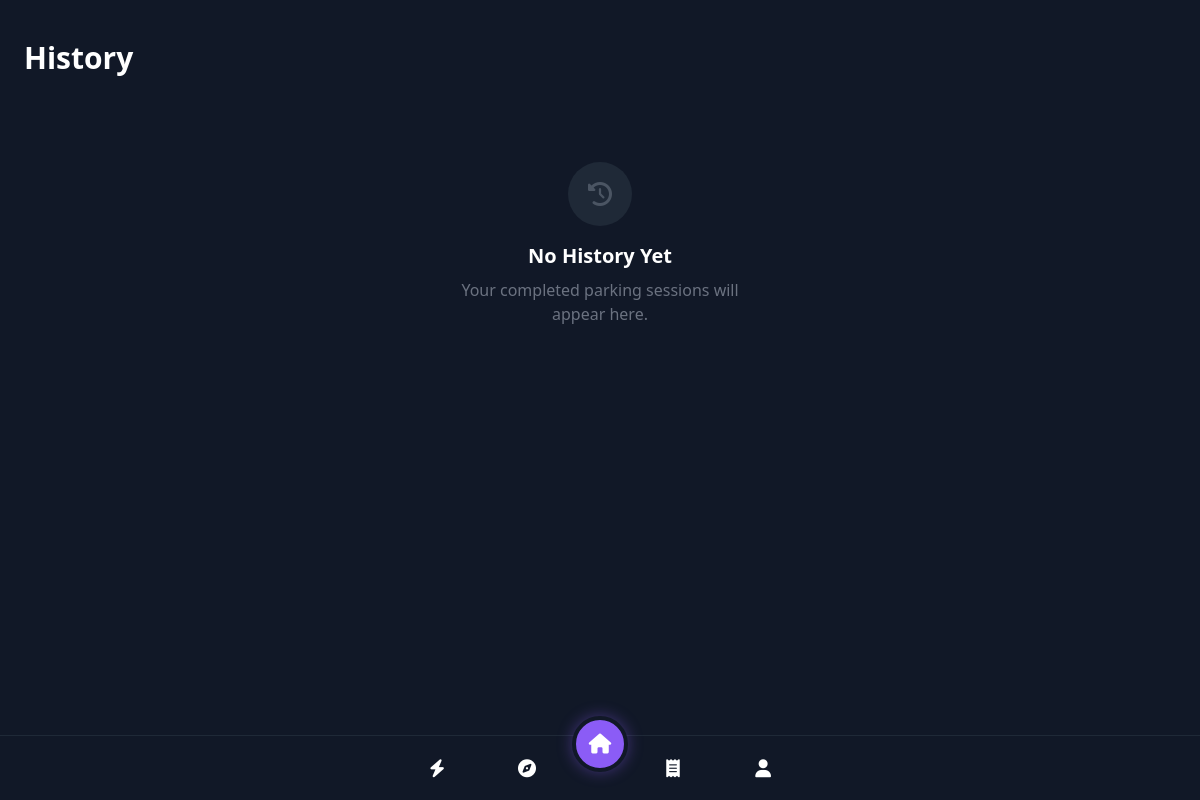
The app's page /history (signed in), older data.
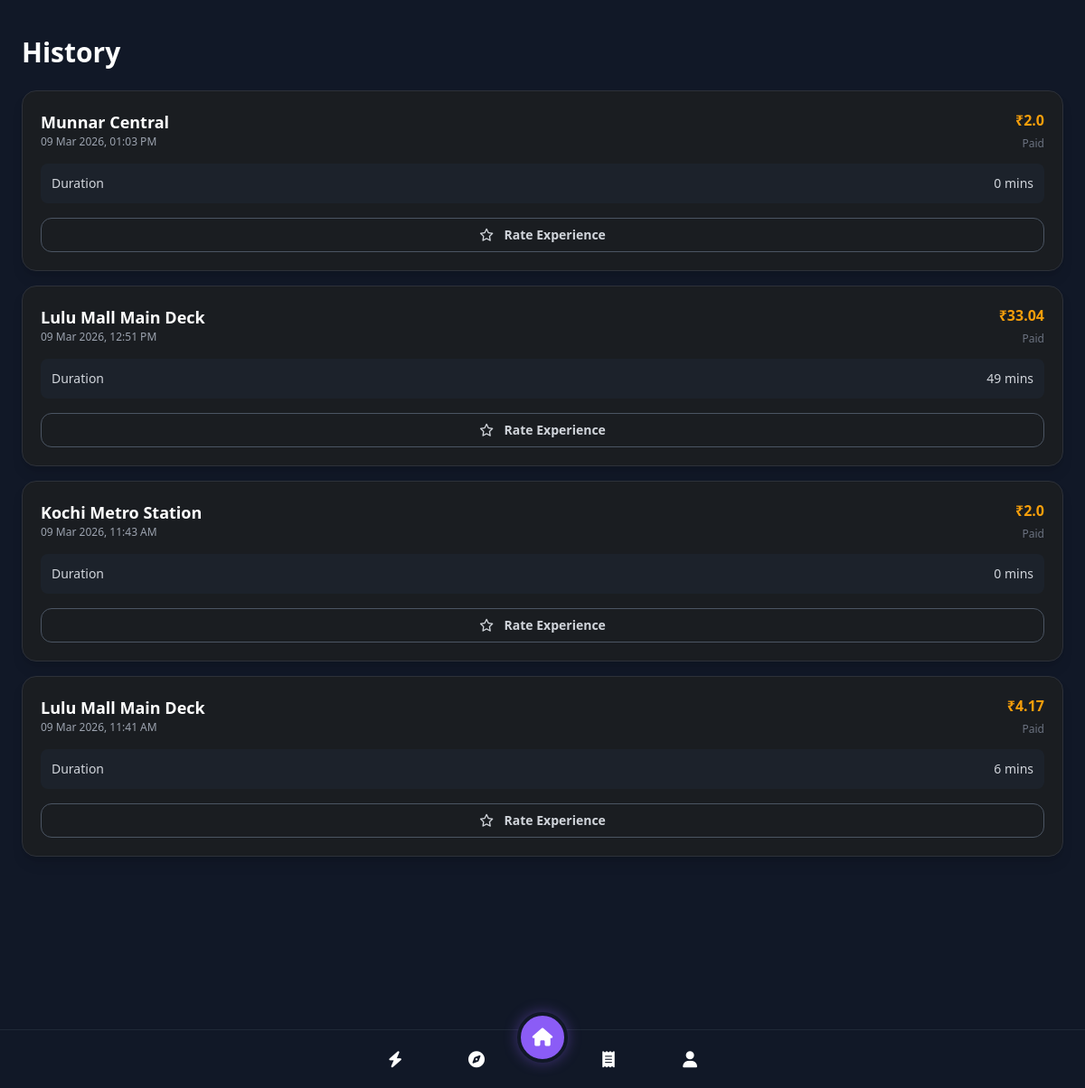
The same page, newer data.
### models.py (models this page shows, shortened)
class Booking(db.Model):
    id = db.Column(db.Integer, primary_key=True)
    user_id = db.Column(db.Integer, db.ForeignKey('user.id'), nullable=False) # Simplified for demo
    zone_id = db.Column(db.Integer, db.ForeignKey('parking_zone.id'), nullable=False)
    start_time = db.Column(db.DateTime, default=datetime.utcnow)
    end_time = db.Column(db.DateTime, nullable=True)
    status = db.Column(db.String(20), default='Active') # Active, Completed
    total_cost = db.Column(db.Float, default=0.0)
    zone = db.relationship('ParkingZone', backref='bookings')

class ParkingZone(db.Model):
    id = db.Column(db.Integer, primary_key=True)
    name = db.Column(db.String(100), nullable=False)
    location = db.Column(db.String(200), nullable=False)
    total_slots = db.Column(db.Integer, nullable=False)
    occupied_slots = db.Column(db.Integer, nullable=False, default=0)
    price_per_hour = db.Column(db.Float, nullable=False)
    lat = db.Column(db.Float, nullable=True)
    lon = db.Column(db.Float, nullable=True)
    status = db.Column(db.String(20), default='pending')  # 'pending', 'approved', 'rejected'

### app.py (the view)
@app.route('/history')
def history():
    user_id = get_current_user_id()
    bookings = Booking.query.filter_by(user_id=user_id, status='Completed').order_by(Booking.end_time.desc()).all()
    return render_template('history.html', bookings=bookings, page='history')

### app.py (called while the page is built)
def get_current_user_id():
    return session.get('user_id')

@app.before_request
def require_login():
    allowed_routes = ['login', 'register', 'static']
    if request.endpoint and request.endpoint not in allowed_routes and 'user_id' not in session:
        if not request.endpoint.startswith('static'):
            return redirect(url_for('login'))

### templates/history.html
{% extends 'base.html' %}
{% block content %}
<div class="px-6 pt-10 pb-24 bg-gray-900 text-white">
    <h1 class="text-3xl font-bold text-white mb-6">History</h1>
    {% if bookings %}
    <div class="space-y-4">
        {% for booking in bookings %}
        <div class="bg-surface border border-border rounded-2xl p-5 shadow-lg">
            <div class="flex justify-between items-start mb-3">
                <div>
                    <h3 class="font-bold text-white text-lg">{{ booking.zone.name }}</h3>
                    <p class="text-gray-400 text-xs">{{ booking.end_time.strftime('%d %b %Y, %I:%M %p') }}</p>
                </div>
                <div class="text-right">
                    <span class="block font-bold text-accent">₹{{ booking.total_cost }}</span>
                    <span class="text-xs text-gray-500">Paid</span>
                </div>
            </div>
            <div class="bg-gray-800/50 rounded-lg p-3 text-sm text-gray-300 flex justify-between mb-4">
                <span>Duration</span>
                <span>
                    {% set duration = (booking.end_time - booking.start_time).total_seconds() / 60 %}
                    {{ duration|int }} mins
                </span>
            </div>
            <form action="{{ url_for('rate_booking', booking_id=booking.id) }}" method="POST">
                <button type="submit"
                    class="w-full border border-gray-600 hover:bg-gray-700 text-gray-300 text-sm font-bold py-2 rounded-xl transition-colors">
                    <i class="far fa-star mr-2"></i> Rate Experience
                </button>
            </form>
        </div>
        {% endfor %}
    </div>
    {% else %}
    <div class="flex flex-col items-center justify-center h-64 text-center mt-10">
        <div class="w-16 h-16 bg-gray-800 rounded-full flex items-center justify-center mb-4 text-gray-600">
            <i class="fas fa-history text-2xl"></i>
        </div>
        <h3 class="text-xl font-bold text-white mb-2">No History Yet</h3>
        <p class="text-gray-500 max-w-xs">Your completed parking sessions will appear here.</p>
    </div>
    {% endif %}
</div>
{% endblock %}

### templates/base.html (shortened to what this page needs)
<!DOCTYPE html>
<html lang="en">
<head>
    <link rel="stylesheet" href="{{ url_for('static', filename='css/style.css') }}">
    <link rel="stylesheet" href="https://cdnjs.cloudflare.com/ajax/libs/font-awesome/6.4.0/css/all.min.css">
</head>
<body class="bg-gray-900">
    <main class="flex-1 overflow-y-auto mb-20" style="padding-bottom: 5rem;">
        {% block content %}
        {% endblock %}
    </main>
    <nav class="fixed bottom-0 w-full bg-gray-900 border-t border-gray-800 z-50">
        <div class="flex justify-between items-center h-16 max-w-md mx-auto px-4">
            <a href="{{ url_for('active') }}" class="nav-link {{ 'active' if page == 'active' else '' }} text-white hover:bg-gray-800 transition-colors flex flex-col items-center justify-center flex-1">
                <i class="fas fa-bolt text-lg"></i>
            </a>
            <a href="{{ url_for('explore') }}" class="nav-link {{ 'active' if page == 'explore' else '' }} text-white hover:bg-gray-800 transition-colors flex flex-col items-center justify-center flex-1">
                <i class="fas fa-compass text-lg"></i>
            </a>
            <div class="relative" style="top: -1.5rem;">
                <a href="{{ url_for('dashboard') }}"
                    class="flex items-center justify-center w-14 h-14 rounded-full bg-primary text-white shadow-lg border-4 border-gray-900"
                    style="box-shadow: 0 0 15px rgba(139, 92, 246, 0.4);">
                    <i class="fas fa-home text-xl"></i>
                </a>
            </div>
            <a href="{{ url_for('history') }}" class="nav-link {{ 'active' if page == 'history' else '' }} text-white hover:bg-gray-800 transition-colors flex flex-col items-center justify-center flex-1">
                <i class="fas fa-receipt text-lg"></i>
            </a>
            <a href="{{ url_for('profile') }}" class="nav-link {{ 'active' if page == 'profile' else '' }} text-white hover:bg-gray-800 transition-colors flex flex-col items-center justify-center flex-1">
                <i class="fas fa-user text-lg"></i>
            </a>
        </div>
    </nav>
</body>
</html>

Row changes from the older to the newer data that the page shows:
added Booking: zone.name "Munnar Central", end_time "09 Mar 2026, 01:03 PM", total_cost "2.0", duration "0"
added Booking: zone.name "Lulu Mall Main Deck", end_time "09 Mar 2026, 12:51 PM", total_cost "33.04", duration "49"
added Booking: zone.name "Kochi Metro Station", end_time "09 Mar 2026, 11:43 AM", total_cost "2.0", duration "0"
added Booking: zone.name "Lulu Mall Main Deck", end_time "09 Mar 2026, 11:41 AM", total_cost "4.17", duration "6"
Text that changed along with them:
text no longer shown: "No History Yet Your completed parking sessions will appear here."
